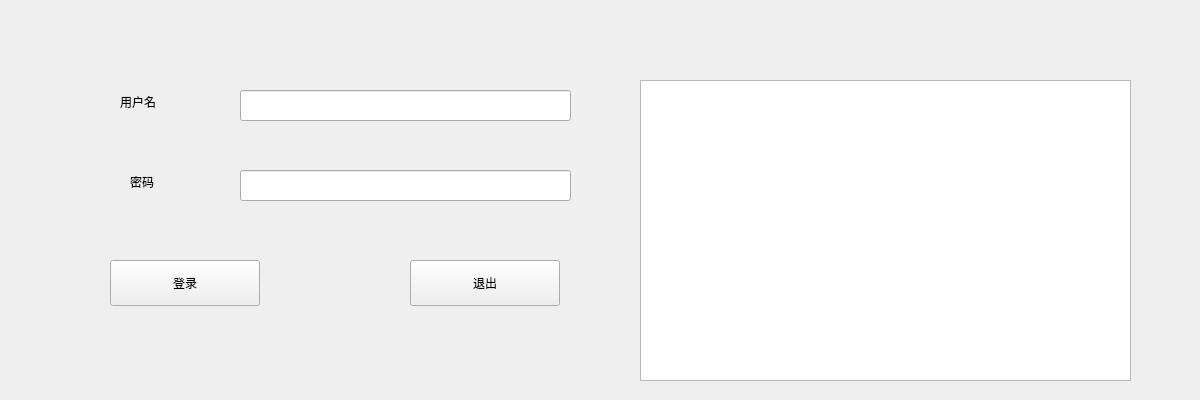
<?xml version="1.0" encoding="UTF-8"?>
<ui version="4.0">
 <class>Form</class>
 <widget class="QWidget" name="Form">
  <property name="geometry">
   <rect>
    <x>0</x>
    <y>0</y>
    <width>1200</width>
    <height>400</height>
   </rect>
  </property>
  <property name="maximumSize">
   <size>
    <width>1200</width>
    <height>400</height>
   </size>
  </property>
  <property name="windowTitle">
   <string>用户登录</string>
  </property>
  <widget class="QLabel" name="user">
   <property name="geometry">
    <rect>
     <x>120</x>
     <y>90</y>
     <width>81</width>
     <height>24</height>
    </rect>
   </property>
   <property name="text">
    <string>用户名</string>
   </property>
  </widget>
  <widget class="QLabel" name="pwd">
   <property name="geometry">
    <rect>
     <x>130</x>
     <y>170</y>
     <width>61</width>
     <height>24</height>
    </rect>
   </property>
   <property name="text">
    <string>密码</string>
   </property>
  </widget>
  <widget class="QLineEdit" name="user_lineEdit">
   <property name="geometry">
    <rect>
     <x>240</x>
     <y>90</y>
     <width>331</width>
     <height>31</height>
    </rect>
   </property>
  </widget>
  <widget class="QLineEdit" name="pwd_lineEdit">
   <property name="geometry">
    <rect>
     <x>240</x>
     <y>170</y>
     <width>331</width>
     <height>31</height>
    </rect>
   </property>
  </widget>
  <widget class="QPushButton" name="login_Button">
   <property name="geometry">
    <rect>
     <x>110</x>
     <y>260</y>
     <width>150</width>
     <height>46</height>
    </rect>
   </property>
   <property name="text">
    <string>登录</string>
   </property>
  </widget>
  <widget class="QPushButton" name="cancel_Button">
   <property name="geometry">
    <rect>
     <x>410</x>
     <y>260</y>
     <width>150</width>
     <height>46</height>
    </rect>
   </property>
   <property name="text">
    <string>退出</string>
   </property>
  </widget>
  <widget class="QTextBrowser" name="user_textBrowser">
   <property name="geometry">
    <rect>
     <x>640</x>
     <y>80</y>
     <width>491</width>
     <height>301</height>
    </rect>
   </property>
  </widget>
 </widget>
 <resources/>
 <connections/>
</ui>
